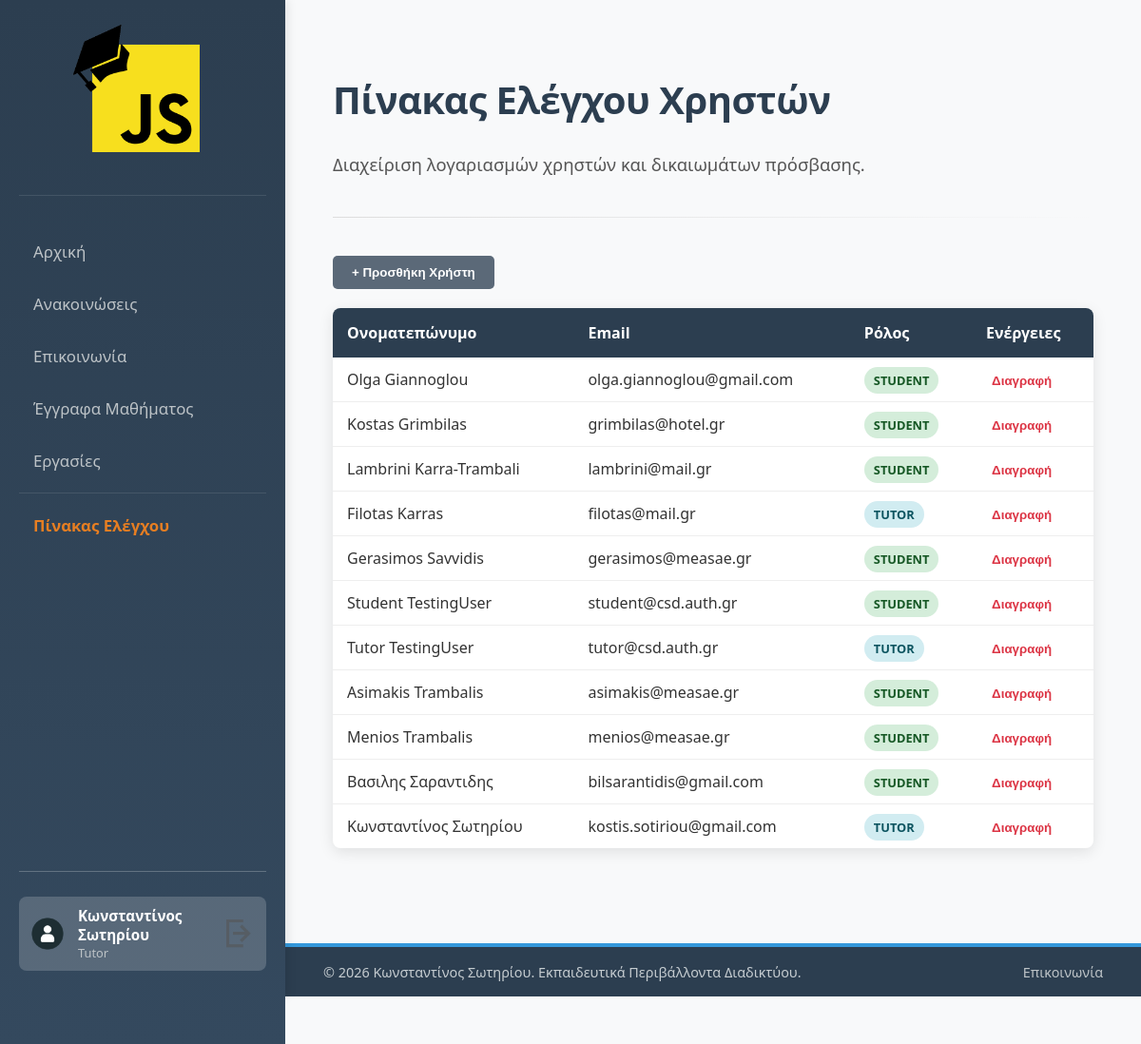
Screenshot of /frontend/src/pages/controlPanel.php (signed in) with the database file from the repository.
### tables this page shows
CREATE TABLE `users` (
  `id` int(11) NOT NULL,
  `firstname` varchar(50) NOT NULL,
  `lastname` varchar(50) NOT NULL,
  `email` varchar(100) NOT NULL,
  `password` varchar(255) NOT NULL,
  `role` enum('Tutor','Student') NOT NULL
);

### backend/services/controlPanelService.php (called while the page is built, shortened)
<?php
function getUsers($conn) {
    $users = [];
    $sql = "SELECT id, firstname, lastname, email, role FROM users ORDER BY lastname ASC";
    $result = $conn->query($sql);
    if ($result && $result->num_rows > 0) {
        while ($row = $result->fetch_assoc()) {
            $users[] = $row;
        }
    }
    return $users;
}

### frontend/src/pages/controlPanel.php (the view, shortened to what this page needs)
<?php
$users = getUsers($conn);
?>
<!DOCTYPE html>
<html lang="el">
<head>
    <link rel="stylesheet" href="../../style/index.css">
    <link rel="stylesheet" href="../../style/sidebar.css">
    <link rel="stylesheet" href="../../style/footer.css">
    <link rel="stylesheet" href="../../style/homework.css">
    <link rel="stylesheet" href="../../style/controlPanel.css">
</head>
<body>
<div id="sidebar-container">
</div>
<div class="homework_main-layout">
    <main class="homework_content">
        <h1>Πίνακας Ελέγχου Χρηστών</h1>
        <p class="homework_intro">Διαχείριση λογαριασμών χρηστών και δικαιωμάτων πρόσβασης.</p>
        <hr class="homework_divider">
        <button onclick="openUserModal()" class="btn-add-user">
            + Προσθήκη Χρήστη
        </button>
        <table class="admin-table">
            <thead>
            <tr>
                <th>Ονοματεπώνυμο</th>
                <th>Email</th>
                <th>Ρόλος</th>
                <th>Ενέργειες</th>
            </tr>
            </thead>
            <tbody>
            <?php if (!empty($users)): ?>
                <?php foreach ($users as $u): ?>
                    <tr>
                        <td><?php echo htmlspecialchars($u['firstname'] . " " . $u['lastname']); ?></td>
                        <td><?php echo htmlspecialchars($u['email']); ?></td>
                        <td>
                                <span class="badge <?php echo (strtolower($u['role']) === 'tutor') ? 'badge-tutor' : 'badge-student'; ?>">
                                    <?php echo htmlspecialchars($u['role']); ?>
                                </span>
                        </td>
                        <td>
                            <form action="../../../backend/services/controlPanelService.php" method="POST" onsubmit="return confirm('Οριστική διαγραφή χρήστη;');">
                                <button type="submit" class="btn-danger">Διαγραφή</button>
                            </form>
                        </td>
                    </tr>
                <?php endforeach; ?>
            <?php else: ?>
                <tr><td colspan="4" style="text-align:center;">Δεν βρέθηκαν χρήστες.</td></tr>
            <?php endif; ?>
            </tbody>
        </table>
    </main>
</div> <div id="notification-container"></div>
</body>
</html>

### frontend/style/index.css (style rules this page uses)
body { margin: 0; padding: 0; display: flex; height: 100vh; overflow: hidden; font-family: 'Segoe UI', sans-serif; background-color: #f8f9fa; }

### frontend/style/sidebar.css (style rules this page uses)
#sidebar-container { display: flex; align-items: stretch; box-shadow: 2px 0 10px rgba(0,0,0,0.1); z-index: 10; }
.sidebar { display: flex; width: 260px; background-color: #2c3e50; background: linear-gradient(180deg, #2c3e50 0%, #34495e 100%); color: white; padding: 25px 20px; min-height: 100vh; flex-shrink: 0; flex-direction: column; justify-content: space-between; }
.logo { display: block; text-align: center; margin-bottom: 35px; padding-bottom: 25px; border-bottom: 1px solid rgba(255, 255, 255, 0.1); }
.logo img { max-width: 160px; width: 85%; height: auto; object-fit: contain; transition: transform 0.3s ease; }
.sidebar ul { list-style: none; padding: 0; margin: 0; }
.sidebar ul li { margin-bottom: 8px; }
.sidebar ul li a { color: #bdc3c7; text-decoration: none; font-size: 1.05rem; display: block; padding: 12px 15px; border-radius: 6px; transition: all 0.3s ease; font-weight: 500; }
.logo img { max-width: 150px; width: 80%; height: auto; object-fit: contain; }
.sidebar-content { flex-grow: 1; }
.sidebar-footer { padding-top: 10%; padding-bottom: 20%; border-top: 1px solid rgba(255, 255, 255, 0.23); margin-top: 20px; }
.user-details { display: flex; align-items: center; gap: 12px; padding: 10px; background-color: rgba(255, 255, 255, 0.18); border-radius: 8px; }
.nav-avatar { width: 40px !important; height: 40px !important; border-radius: 50%; object-fit: cover; display: block; }
.user-text { display: flex; flex-direction: column; }
.user-name { font-size: 0.95rem; font-weight: 600; color: #fff; }
.user-role { font-size: 0.8rem; color: #bdc3c7; text-transform: capitalize; }
.nav-logout { width: 40px !important; height: 40px !important; border-radius: 50%; object-fit: cover; display: block; }
#control-panel-link { display: none; margin-top: 10px; border-top: 1px solid rgba(255, 255, 255, 0.1); padding-top: 10px; }
#control-panel-link a { color: #e67e22 !important; font-weight: bold; }

### frontend/style/footer.css (style rules this page uses)
.main-footer { display: flex; justify-content: space-between; align-items: center; width: 100%; flex-shrink: 0; background-color: #2c3e50; color: #ecf0f1; padding: 15px 40px; border-top: 4px solid #3498db; box-sizing: border-box; }
.footer-left p { margin: 0; opacity: 0.8; font-size: 0.9rem; }
.footer-right a { color: #bdc3c7; text-decoration: none; font-size: 0.9rem; transition: color 0.3s ease; }

### frontend/style/homework.css (style rules this page uses)
body { margin: 0; padding: 0; display: flex; height: 100vh; overflow: hidden; font-family: 'Segoe UI', sans-serif; background-color: #f8f9fa; }
.homework_main-layout { display: flex; flex-direction: column; flex-grow: 1; height: 100%; overflow-y: auto; scroll-behavior: smooth; }
.homework_content { padding: 50px; flex-grow: 1; }
.homework_content h1 { color: #2c3e50; font-size: 2.5rem; margin-bottom: 25px; font-weight: 700; letter-spacing: -0.5px; }
.homework_intro { font-size: 1.15rem; line-height: 1.7; color: #555; max-width: 850px; }
.homework_divider { border: 0; height: 1px; background: linear-gradient(to right, #ddd, rgba(255,255,255,0)); margin: 40px 0; }

### frontend/style/controlPanel.css (style rules this page uses)
.admin-table { width: 100%; border-collapse: collapse; background: white; border-radius: 8px; overflow: hidden; box-shadow: 0 4px 15px rgba(0,0,0,0.1); margin-top: 20px; }
.admin-table th { background-color: #2c3e50; color: white; padding: 15px; text-align: left; font-weight: 600; }
.admin-table td { padding: 12px 15px; border-bottom: 1px solid #eee; color: #333; }
.admin-table tr:last-child td { border-bottom: none; }
.badge { padding: 5px 10px; border-radius: 20px; font-size: 0.8rem; font-weight: bold; text-transform: uppercase; }
.badge-tutor { background: #d1ecf1; color: #0c5460; }
.badge-student { background: #d4edda; color: #155724; }
.btn-danger { color: #dc3545; background: none; border: none; cursor: pointer; font-weight: bold; }
.btn-add-user { background-color: #5b6978; color: white; padding: 10px 20px; text-decoration: none; border-radius: 5px; font-weight: bold; transition: background-color 0.3s; border: none; cursor: pointer; }

### rows the page displays
users: firstname+lastname "Olga Giannoglou", email "olga.giannoglou@gmail.com", role "STUDENT"
users: firstname+lastname "Kostas Grimbilas", email "grimbilas@hotel.gr", role "STUDENT"
users: firstname+lastname "Lambrini Karra-Trambali", email "lambrini@mail.gr", role "STUDENT"
users: firstname+lastname "Filotas Karras", email "filotas@mail.gr", role "TUTOR"
users: firstname+lastname "Gerasimos Savvidis", email "gerasimos@measae.gr", role "STUDENT"
users: firstname+lastname "Student TestingUser", email "student@csd.auth.gr", role "STUDENT"
users: firstname+lastname "Tutor TestingUser", email "tutor@csd.auth.gr", role "TUTOR"
users: firstname+lastname "Asimakis Trambalis", email "asimakis@measae.gr", role "STUDENT"
users: firstname+lastname "Menios Trambalis", email "menios@measae.gr", role "STUDENT"
users: firstname+lastname "Βασιλης Σαραντιδης", email "bilsarantidis@gmail.com", role "STUDENT"
users: firstname+lastname "Κωνσταντίνος Σωτηρίου", email "kostis.sotiriou@gmail.com", role "TUTOR"
